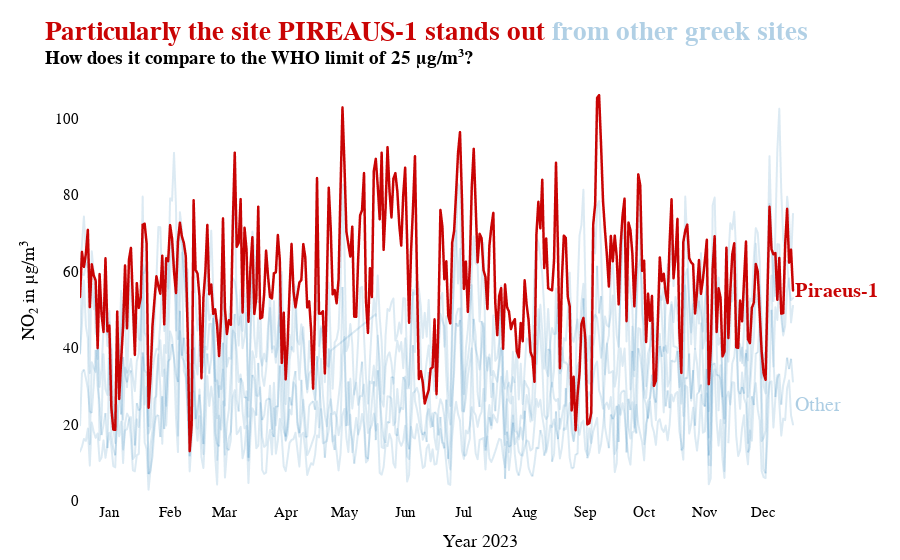

Source (notebook cell):
### Markdown cell above
### 4. Time Series of NO₂ measurements of greek sites:

### Code cell
# Preparation: update color map -> Piraeus-1 red, other greek sites blue in background and new column with site names for hovering:
site_color_map = {
    site: "rgba(201, 4, 4, 1)" if site == "gr0030a" else "rgba(31, 119, 180, 0.16)" if row["country"] == "greece" else None  
    for site, row in sites_daily_no2.groupby("site_id").first().iterrows()  
}
sites_daily_no2["hover_site"] = sites_daily_no2["site"].str.title()

# Plot NO₂ time series by site, with Greek sites highlighted
fig2 = px.line(
    sites_daily_no2,  # sites_daily_no2 from Step 2 (Data Preparation)
    x="date",
    y="no2",
    color="site_id",
    range_y=(0, 110),  
    title="<span style='color:rgba(201, 4, 4, 1);'>Particularly the site PIREAUS-1 stands out</span>"
          "<span style='color:rgba(31, 119, 180, 0.35);'> from other greek sites</span><br>"
          "<sup>How does it compare to the WHO limit of 25 µg/m³?</sup>",
    color_discrete_map=site_color_map,
    hover_data={"hover_site": True, "site_id": True, "date": True, "no2": True},
    custom_data=["hover_site", "site_id"]
)

update_hover_template(fig2, template_type="site")  # update hover data with predefinied custom function

# Customize layout:
fig2.update_layout(**base_layout)

# Add the label "Piraeus-1" as annotation directly beside the time series (red):
piraeus_last_point = sites_daily_no2[sites_daily_no2["site_id"] == "gr0030a"].iloc[-1]
fig2.add_annotation(
    x=piraeus_last_point["date"], 
    y=piraeus_last_point["no2"], 
    text="Piraeus-1", 
    showarrow=False, 
    font=dict(color="rgba(201, 4, 4, 1)", size=20, weight="bold"), 
    align="right",
    xanchor="left"  
)

# Add the label "Other greek sites" as annotation directly beside all other time series (blue):
fig2.add_annotation(
    x=piraeus_last_point["date"],
    y=25,  # Position visually based on the range of other traces
    text="Other",
    showarrow=False, 
    font=dict(color="rgba(31, 119, 180, 0.37)", size=20), 
    align="right",
    xanchor="left"
)

# Separate traces based on the site types
gr0030a_trace = [t for t in fig2.data if t.name == "gr0030a"]  # Piraeus-1 trace (foreground)
set_trace_style(fig2, "gr0030a", 2.5)                          # use custom function set_trace_style() (last cell of step 2)
greek_traces = [t for t in fig2.data if t.name != "gr0030a" and site_color_map[t.name] == "rgba(31, 119, 180, 0.16)"]  # other Greek sites (foreground) # 98e5fa

# Reorder traces: Piraeus-1 (gr0030a) last, other Greek sites first, then non-Greek sites
fig2.data = tuple(greek_traces + gr0030a_trace)  # Piraeus-1 first in the foreground

# Show plot
fig2.show()

### Figure 1 — Plotly figure (JSON) as saved in the notebook; plotly's stock layout.template omitted (floating-point values rounded to 4 significant figures; data arrays with more than 128 entries replaced by an {"elided": "..."} marker saying what was removed)
{"data": [{"customdata": {"elided": "364x2 str values"}, "hovertemplate": "<b>Site:</b> %{customdata[0]}<br><b>Site ID:</b> %{customdata[1]}<br><b>Date:</b> %{x|%b %d, %Y}<br><b>NO₂:</b> %{y} µg/m³<br><extra></extra>", "legendgroup": "gr0003a", "line": {"color": "rgba(31, 119, 180, 0.16)", "dash": "solid"}, "marker": {"symbol": "circle"}, "mode": "lines", "name": "gr0003a", "showlegend": true, "type": "scattergl", "x": {"elided": "364 str values"}, "xaxis": "x", "y": {"elided": "364 float values"}, "yaxis": "y"}, {"customdata": {"elided": "343x2 str values"}, "hovertemplate": "<b>Site:</b> %{customdata[0]}<br><b>Site ID:</b> %{customdata[1]}<br><b>Date:</b> %{x|%b %d, %Y}<br><b>NO₂:</b> %{y} µg/m³<br><extra></extra>", "legendgroup": "gr0018a", "line": {"color": "rgba(31, 119, 180, 0.16)", "dash": "solid"}, "marker": {"symbol": "circle"}, "mode": "lines", "name": "gr0018a", "showlegend": true, "type": "scattergl", "x": {"elided": "343 str values"}, "xaxis": "x", "y": {"elided": "343 float values"}, "yaxis": "y"}, {"customdata": {"elided": "360x2 str values"}, "hovertemplate": "<b>Site:</b> %{customdata[0]}<br><b>Site ID:</b> %{customdata[1]}<br><b>Date:</b> %{x|%b %d, %Y}<br><b>NO₂:</b> %{y} µg/m³<br><extra></extra>", "legendgroup": "gr0020a", "line": {"color": "rgba(31, 119, 180, 0.16)", "dash": "solid"}, "marker": {"symbol": "circle"}, "mode": "lines", "name": "gr0020a", "showlegend": true, "type": "scattergl", "x": {"elided": "360 str values"}, "xaxis": "x", "y": {"elided": "360 float values"}, "yaxis": "y"}, {"customdata": {"elided": "365x2 str values"}, "hovertemplate": "<b>Site:</b> %{customdata[0]}<br><b>Site ID:</b> %{customdata[1]}<br><b>Date:</b> %{x|%b %d, %Y}<br><b>NO₂:</b> %{y} µg/m³<br><extra></extra>", "legendgroup": "gr0038a", "line": {"color": "rgba(31, 119, 180, 0.16)", "dash": "solid"}, "marker": {"symbol": "circle"}, "mode": "lines", "name": "gr0038a", "showlegend": true, "type": "scattergl", "x": {"elided": "365 str values"}, "xaxis": "x", "y": {"elided": "365 float values"}, "yaxis": "y"}, {"customdata": {"elided": "365x2 str values"}, "hovertemplate": "<b>Site:</b> %{customdata[0]}<br><b>Site ID:</b> %{customdata[1]}<br><b>Date:</b> %{x|%b %d, %Y}<br><b>NO₂:</b> %{y} µg/m³<br><extra></extra>", "legendgroup": "gr0046a", "line": {"color": "rgba(31, 119, 180, 0.16)", "dash": "solid"}, "marker": {"symbol": "circle"}, "mode": "lines", "name": "gr0046a", "showlegend": true, "type": "scattergl", "x": {"elided": "365 str values"}, "xaxis": "x", "y": {"elided": "365 float values"}, "yaxis": "y"}, {"customdata": {"elided": "365x2 str values"}, "hovertemplate": "<b>Site:</b> %{customdata[0]}<br><b>Site ID:</b> %{customdata[1]}<br><b>Date:</b> %{x|%b %d, %Y}<br><b>NO₂:</b> %{y} µg/m³<br><extra></extra>", "legendgroup": "gr0030a", "line": {"color": "rgba(201, 4, 4, 1)", "dash": "solid", "width": 2.5}, "marker": {"symbol": "circle"}, "mode": "lines", "name": "gr0030a", "showlegend": true, "type": "scattergl", "x": {"elided": "365 str values"}, "xaxis": "x", "y": {"elided": "365 float values"}, "yaxis": "y"}], "layout": {"annotations": [{"align": "right", "font": {"color": "rgba(201, 4, 4, 1)", "size": 20, "weight": "bold"}, "showarrow": false, "text": "Piraeus-1", "x": "2023-12-31T00:00:00", "xanchor": "left", "y": 55}, {"align": "right", "font": {"color": "rgba(31, 119, 180, 0.37)", "size": 20}, "showarrow": false, "text": "Other", "x": "2023-12-31T00:00:00", "xanchor": "left", "y": 25}], "font": {"color": "black", "family": "Times New Roman", "size": 15}, "legend": {"title": {"text": "site_id"}, "tracegroupgap": 0}, "margin": {"b": 50, "l": 80, "r": 20, "t": 80}, "paper_bgcolor": "white", "plot_bgcolor": "white", "showlegend": false, "title": {"font": {"family": "Times New Roman", "size": 27, "weight": "bold"}, "text": "<span style='color:rgba(201, 4, 4, 1);'>Particularly the site PIREAUS-1 stands out</span><span style='color:rgba(31, 119, 180, 0.35);'> from other greek sites</span><br><sup>How does it compare to the WHO limit of 25 µg/m³?</sup>"}, "xaxis": {"anchor": "y", "domain": [0, 1], "tickformat": "%b", "tickvals": ["2023-01-16T00:00:00", "2023-02-16T00:00:00", "2023-03-16T00:00:00", "2023-04-16T00:00:00", "2023-05-16T00:00:00", "2023-06-16T00:00:00", "2023-07-16T00:00:00", "2023-08-16T00:00:00", "2023-09-16T00:00:00", "2023-10-16T00:00:00", "2023-11-16T00:00:00", "2023-12-16T00:00:00"], "title": {"font": {"size": 18}, "text": "Year 2023"}}, "yaxis": {"anchor": "x", "domain": [0, 1], "range": [0, 110], "title": {"font": {"size": 18}, "text": "NO₂ in µg/m³"}}}}
